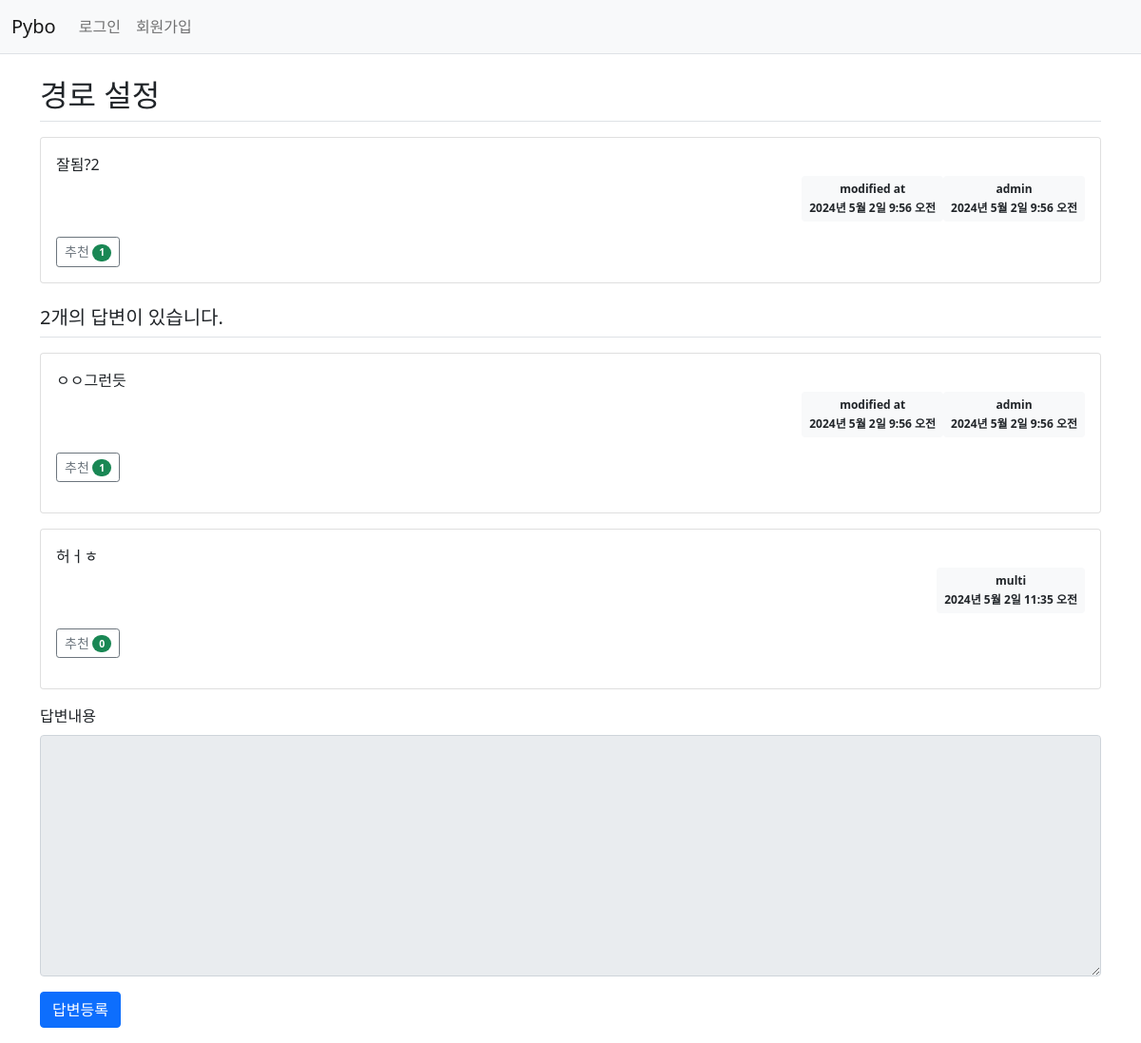
Screenshot of /pybo/314/ with the database file from the repository.
### pybo/models.py (models this page shows, shortened)
class Question(models.Model):
    author=models.ForeignKey(User, on_delete=models.CASCADE,null=True, related_name='author_question')
    subject = models.CharField(max_length=200)
    content = models.TextField()
    create_date = models.DateTimeField()
    modify_date = models.DateTimeField(null=True, blank=True)
    voter=models.ManyToManyField(User, related_name='voter_question') #추천자

class Answer(models.Model):
    author=models.ForeignKey(User, on_delete=models.CASCADE, related_name='author_answer', null=True)
    question = models.ForeignKey(Question, on_delete=models.CASCADE) # 위의 질문이 삭제되면 답변도 삭제해라
    content = models.TextField()
    create_date = models.DateTimeField()
    voter=models.ManyToManyField(User, related_name='voter_answer') #추천자
    modify_date = models.DateTimeField(null=True, blank=True)

### pybo/views/base_views.py (the view)
def detail(request, question_id):
    question = get_object_or_404(Question, pk=question_id)
    context = {'question': question}
    return render(request, 'pybo/question_detail.html', context)

### templates/pybo/question_detail.html (shortened to what this page needs)
{% extends 'base.html' %}
{% block content %}
<div class="container my-3">
    <h2 class="border-bottom py-2">{{ question.subject }}</h2>
    <div class="card my-3">
        <div class="card-body">
            <div class="card-text" style="white-space: pre-line;">{{ question.content }}</div>
            <div class="d-flex justify-content-end">
                {% if question.modify_date %}
                <div class="d-flex justify-content">
                    <div class="badge bg-light text-dark p-2">
                        <div class="mb-2">modified at</div>
                        <div>{{ question.modify_date }}</div>
                    </div>
                </div>
                {% endif %}
                <div class="d-flex justify-content">
                    <div class="badge bg-light text-dark p-2">
                        <div class="mb-2">{{ question.author.username }}</div>
                        <div>{{ question.create_date }}</div>
                    </div>
                </div>
            </div>
            <a href="javascript:void(0)" data-uri="{% url 'pybo:question_vote' question.id  %}"
                   class="recommend btn btn-sm btn-outline-secondary"> 추천
                    <span class="badge rounded-pill bg-success">{{question.voter.count}}</span>
                </a>
        </div>
    </div>
    <h5 class="border-bottom my-3 py-2">{{question.answer_set.count}}개의 답변이 있습니다.</h5>
    {% for answer in question.answer_set.all %}
    <div class="card my-3">
        <div class="card-body">
            <div class="card-text" style="white-space: pre-line;">{{ answer.content }}</div>
            <div class="d-flex justify-content-end">
                {% if answer.modify_date %}
                <div class="d-flex justify-content">
                    <div class="badge bg-light text-dark p-2">
                        <div class="mb-2">modified at</div>
                        <div>{{ answer.modify_date }}</div>
                    </div>
                </div>
                {% endif %}
                <div class="d-flex justify-content">
                    <div class="badge bg-light text-dark p-2">
                        <div class="mb-2">{{ answer.author.username }}</div>
                        <div>{{ answer.create_date }}</div>
                    </div>
                </div>
            </div>
            <div class="my-3">
                <a href="javascript:void(0)" data-uri="{% url 'pybo:answer_vote' answer.id  %}"
                   class="recommend btn btn-sm btn-outline-secondary"> 추천
                    <span class="badge rounded-pill bg-success">{{answer.voter.count}}</span>
                </a>
            </div>
        </div>
    </div>
    {% endfor %}
    <form action="{% url 'pybo:answer_create' question.id %}" method="post" class="my-3">
        <div class="mb-3">
            <label for="content" class="form-label">답변내용</label>
            <textarea {% if not user.is_authenticated %} disabled {% endif %} name="content" id="content" class="form-control" rows="10"></textarea>
        </div>
        <input type="submit" value="답변등록" class="btn btn-primary">
    </form>
</div>
{% endblock %}

### templates/base.html (shortened to what this page needs)
{% load static %}
<!doctype html>
<html lang="ko">
<head>
    <link rel="stylesheet" type="text/css" href="{% static 'bootstrap.min.css' %}">
    <link rel="stylesheet" type="text/css" href="{% static 'style.css' %}">
</head>
<body>
{% include "navbar.html" %}
{% block content %}
{% endblock %}
</body>
</html>

### templates/navbar.html (shortened to what this page needs)
<nav class="navbar navbar-expand-lg navbar-light bg-light border-bottom">
    <div class="container-fluid">
        <a class="navbar-brand" href="{% url 'pybo:index' %}">Pybo</a>
        <div class="collapse navbar-collapse" id="navbarSupportedContent">
            <ul class="navbar-nav me-auto mb-2 mb-lg-0">
                <li class="nav-item">
                    {% if user.is_authenticated %}
                        <a class="nav-link" href="{% url 'common:logout' %}">{{ user.username }} (로그아웃)</a>
                    {% else %}
                        <a class="nav-link" href="{% url 'common:login' %}">로그인</a>
                    {% endif %}
                </li>
                <li>
                    {% if not user.is_authenticated %}
                    <a class="nav-link" href="{% url 'common:signup' %}">회원가입</a>
                    {% endif %}
                </li>
            </ul>
        </div>
    </div>
</nav>

### rows the page displays
Question: subject "경로 설정", content "잘됨?2", modify_date "2024년 5월 2일 9:56 오전", author.username "admin", create_date "2024년 5월 2일 9:56 오전", voter.count "1", answer_set.count "2"
Answer: content "ㅇㅇ그런듯", modify_date "2024년 5월 2일 9:56 오전", author.username "admin", create_date "2024년 5월 2일 9:56 오전", voter.count "1"
Answer: content "허ㅓㅎ", author.username "multi", create_date "2024년 5월 2일 11:35 오전", voter.count "0"
